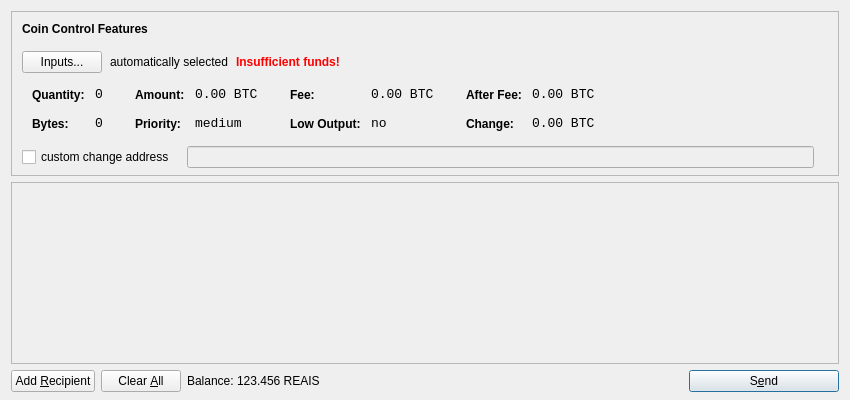
<?xml version="1.0" encoding="UTF-8"?>
<ui version="4.0">
 <class>SendCoinsDialog</class>
 <widget class="QDialog" name="SendCoinsDialog">
  <property name="geometry">
   <rect>
    <x>0</x>
    <y>0</y>
    <width>850</width>
    <height>400</height>
   </rect>
  </property>
  <property name="windowTitle">
   <string>Send Coins</string>
  </property>
  <layout class="QVBoxLayout" name="verticalLayout" stretch="0,1,0">
   <property name="bottomMargin">
    <number>8</number>
   </property>
   <item>
    <widget class="QFrame" name="frameCoinControl">
     <property name="sizePolicy">
      <sizepolicy hsizetype="Expanding" vsizetype="Expanding">
       <horstretch>0</horstretch>
       <verstretch>0</verstretch>
      </sizepolicy>
     </property>
     <property name="maximumSize">
      <size>
       <width>16777215</width>
       <height>16777215</height>
      </size>
     </property>
     <property name="frameShape">
      <enum>QFrame::StyledPanel</enum>
     </property>
     <property name="frameShadow">
      <enum>QFrame::Sunken</enum>
     </property>
     <layout class="QVBoxLayout" name="verticalLayoutCoinControl2">
      <property name="spacing">
       <number>-1</number>
      </property>
      <property name="leftMargin">
       <number>0</number>
      </property>
      <property name="topMargin">
       <number>0</number>
      </property>
      <property name="rightMargin">
       <number>0</number>
      </property>
      <property name="bottomMargin">
       <number>6</number>
      </property>
      <item>
       <layout class="QVBoxLayout" name="verticalLayoutCoinControl" stretch="0,0,0,0,1">
        <property name="spacing">
         <number>0</number>
        </property>
        <property name="leftMargin">
         <number>10</number>
        </property>
        <property name="topMargin">
         <number>10</number>
        </property>
        <item>
         <layout class="QHBoxLayout" name="horizontalLayoutCoinControl1">
          <property name="bottomMargin">
           <number>15</number>
          </property>
          <item>
           <widget class="QLabel" name="labelCoinControlFeatures">
            <property name="sizePolicy">
             <sizepolicy hsizetype="Preferred" vsizetype="Maximum">
              <horstretch>0</horstretch>
              <verstretch>0</verstretch>
             </sizepolicy>
            </property>
            <property name="font">
             <font>
              <weight>75</weight>
              <bold>true</bold>
             </font>
            </property>
            <property name="styleSheet">
             <string notr="true">font-weight:bold;</string>
            </property>
            <property name="text">
             <string>Coin Control Features</string>
            </property>
           </widget>
          </item>
         </layout>
        </item>
        <item>
         <layout class="QHBoxLayout" name="horizontalLayoutCoinControl2" stretch="0,0,0,0">
          <property name="spacing">
           <number>8</number>
          </property>
          <property name="bottomMargin">
           <number>10</number>
          </property>
          <item>
           <widget class="QPushButton" name="pushButtonCoinControl">
            <property name="styleSheet">
             <string notr="true"/>
            </property>
            <property name="text">
             <string>Inputs...</string>
            </property>
           </widget>
          </item>
          <item>
           <widget class="QLabel" name="labelCoinControlAutomaticallySelected">
            <property name="text">
             <string>automatically selected</string>
            </property>
            <property name="margin">
             <number>5</number>
            </property>
           </widget>
          </item>
          <item>
           <widget class="QLabel" name="labelCoinControlInsuffFunds">
            <property name="font">
             <font>
              <weight>75</weight>
              <bold>true</bold>
             </font>
            </property>
            <property name="styleSheet">
             <string notr="true">color:red;font-weight:bold;</string>
            </property>
            <property name="text">
             <string>Insufficient funds!</string>
            </property>
            <property name="margin">
             <number>5</number>
            </property>
           </widget>
          </item>
          <item>
           <spacer name="horizontalSpacerCoinControl">
            <property name="orientation">
             <enum>Qt::Horizontal</enum>
            </property>
            <property name="sizeHint" stdset="0">
             <size>
              <width>40</width>
              <height>1</height>
             </size>
            </property>
           </spacer>
          </item>
         </layout>
        </item>
        <item>
         <widget class="QWidget" name="widgetCoinControl" native="true">
          <property name="sizePolicy">
           <sizepolicy hsizetype="Preferred" vsizetype="Preferred">
            <horstretch>0</horstretch>
            <verstretch>0</verstretch>
           </sizepolicy>
          </property>
          <property name="minimumSize">
           <size>
            <width>0</width>
            <height>0</height>
           </size>
          </property>
          <property name="styleSheet">
           <string notr="true"/>
          </property>
          <layout class="QHBoxLayout" name="horizontalLayoutCoinControl5">
           <property name="margin">
            <number>0</number>
           </property>
           <item>
            <layout class="QHBoxLayout" name="horizontalLayoutCoinControl3" stretch="0,0,0,1">
             <property name="spacing">
              <number>20</number>
             </property>
             <property name="topMargin">
              <number>0</number>
             </property>
             <property name="bottomMargin">
              <number>10</number>
             </property>
             <item>
              <layout class="QFormLayout" name="formLayoutCoinControl1">
               <property name="horizontalSpacing">
                <number>10</number>
               </property>
               <property name="verticalSpacing">
                <number>14</number>
               </property>
               <property name="leftMargin">
                <number>10</number>
               </property>
               <property name="topMargin">
                <number>4</number>
               </property>
               <property name="rightMargin">
                <number>6</number>
               </property>
               <item row="0" column="0">
                <widget class="QLabel" name="labelCoinControlQuantityText">
                 <property name="styleSheet">
                  <string notr="true">font-weight:bold;</string>
                 </property>
                 <property name="text">
                  <string>Quantity:</string>
                 </property>
                 <property name="margin">
                  <number>0</number>
                 </property>
                </widget>
               </item>
               <item row="0" column="1">
                <widget class="QLabel" name="labelCoinControlQuantity">
                 <property name="font">
                  <font>
                   <family>Monospace</family>
                   <pointsize>10</pointsize>
                  </font>
                 </property>
                 <property name="cursor">
                  <cursorShape>IBeamCursor</cursorShape>
                 </property>
                 <property name="contextMenuPolicy">
                  <enum>Qt::ActionsContextMenu</enum>
                 </property>
                 <property name="text">
                  <string notr="true">0</string>
                 </property>
                 <property name="margin">
                  <number>0</number>
                 </property>
                 <property name="textInteractionFlags">
                  <set>Qt::LinksAccessibleByMouse|Qt::TextSelectableByKeyboard|Qt::TextSelectableByMouse</set>
                 </property>
                </widget>
               </item>
               <item row="1" column="0">
                <widget class="QLabel" name="labelCoinControlBytesText">
                 <property name="styleSheet">
                  <string notr="true">font-weight:bold;</string>
                 </property>
                 <property name="text">
                  <string>Bytes:</string>
                 </property>
                </widget>
               </item>
               <item row="1" column="1">
                <widget class="QLabel" name="labelCoinControlBytes">
                 <property name="font">
                  <font>
                   <family>Monospace</family>
                   <pointsize>10</pointsize>
                  </font>
                 </property>
                 <property name="cursor">
                  <cursorShape>IBeamCursor</cursorShape>
                 </property>
                 <property name="contextMenuPolicy">
                  <enum>Qt::ActionsContextMenu</enum>
                 </property>
                 <property name="text">
                  <string notr="true">0</string>
                 </property>
                 <property name="textInteractionFlags">
                  <set>Qt::LinksAccessibleByMouse|Qt::TextSelectableByKeyboard|Qt::TextSelectableByMouse</set>
                 </property>
                </widget>
               </item>
              </layout>
             </item>
             <item>
              <layout class="QFormLayout" name="formLayoutCoinControl2">
               <property name="horizontalSpacing">
                <number>10</number>
               </property>
               <property name="verticalSpacing">
                <number>14</number>
               </property>
               <property name="leftMargin">
                <number>6</number>
               </property>
               <property name="topMargin">
                <number>4</number>
               </property>
               <property name="rightMargin">
                <number>6</number>
               </property>
               <item row="0" column="0">
                <widget class="QLabel" name="labelCoinControlAmountText">
                 <property name="styleSheet">
                  <string notr="true">font-weight:bold;</string>
                 </property>
                 <property name="text">
                  <string>Amount:</string>
                 </property>
                 <property name="margin">
                  <number>0</number>
                 </property>
                </widget>
               </item>
               <item row="0" column="1">
                <widget class="QLabel" name="labelCoinControlAmount">
                 <property name="font">
                  <font>
                   <family>Monospace</family>
                   <pointsize>10</pointsize>
                  </font>
                 </property>
                 <property name="cursor">
                  <cursorShape>IBeamCursor</cursorShape>
                 </property>
                 <property name="contextMenuPolicy">
                  <enum>Qt::ActionsContextMenu</enum>
                 </property>
                 <property name="text">
                  <string notr="true">0.00 BTC</string>
                 </property>
                 <property name="textInteractionFlags">
                  <set>Qt::LinksAccessibleByMouse|Qt::TextSelectableByKeyboard|Qt::TextSelectableByMouse</set>
                 </property>
                </widget>
               </item>
               <item row="1" column="0">
                <widget class="QLabel" name="labelCoinControlPriorityText">
                 <property name="styleSheet">
                  <string notr="true">font-weight:bold;</string>
                 </property>
                 <property name="text">
                  <string>Priority:</string>
                 </property>
                </widget>
               </item>
               <item row="1" column="1">
                <widget class="QLabel" name="labelCoinControlPriority">
                 <property name="font">
                  <font>
                   <family>Monospace</family>
                   <pointsize>10</pointsize>
                  </font>
                 </property>
                 <property name="cursor">
                  <cursorShape>IBeamCursor</cursorShape>
                 </property>
                 <property name="contextMenuPolicy">
                  <enum>Qt::ActionsContextMenu</enum>
                 </property>
                 <property name="text">
                  <string>medium</string>
                 </property>
                 <property name="textInteractionFlags">
                  <set>Qt::LinksAccessibleByMouse|Qt::TextSelectableByKeyboard|Qt::TextSelectableByMouse</set>
                 </property>
                </widget>
               </item>
              </layout>
             </item>
             <item>
              <layout class="QFormLayout" name="formLayoutCoinControl3">
               <property name="horizontalSpacing">
                <number>10</number>
               </property>
               <property name="verticalSpacing">
                <number>14</number>
               </property>
               <property name="leftMargin">
                <number>6</number>
               </property>
               <property name="topMargin">
                <number>4</number>
               </property>
               <property name="rightMargin">
                <number>6</number>
               </property>
               <item row="0" column="0">
                <widget class="QLabel" name="labelCoinControlFeeText">
                 <property name="styleSheet">
                  <string notr="true">font-weight:bold;</string>
                 </property>
                 <property name="text">
                  <string>Fee:</string>
                 </property>
                 <property name="margin">
                  <number>0</number>
                 </property>
                </widget>
               </item>
               <item row="0" column="1">
                <widget class="QLabel" name="labelCoinControlFee">
                 <property name="font">
                  <font>
                   <family>Monospace</family>
                   <pointsize>10</pointsize>
                  </font>
                 </property>
                 <property name="cursor">
                  <cursorShape>IBeamCursor</cursorShape>
                 </property>
                 <property name="contextMenuPolicy">
                  <enum>Qt::ActionsContextMenu</enum>
                 </property>
                 <property name="text">
                  <string notr="true">0.00 BTC</string>
                 </property>
                 <property name="textInteractionFlags">
                  <set>Qt::LinksAccessibleByMouse|Qt::TextSelectableByKeyboard|Qt::TextSelectableByMouse</set>
                 </property>
                </widget>
               </item>
               <item row="1" column="0">
                <widget class="QLabel" name="labelCoinControlLowOutputText">
                 <property name="styleSheet">
                  <string notr="true">font-weight:bold;</string>
                 </property>
                 <property name="text">
                  <string>Low Output:</string>
                 </property>
                </widget>
               </item>
               <item row="1" column="1">
                <widget class="QLabel" name="labelCoinControlLowOutput">
                 <property name="font">
                  <font>
                   <family>Monospace</family>
                   <pointsize>10</pointsize>
                  </font>
                 </property>
                 <property name="cursor">
                  <cursorShape>IBeamCursor</cursorShape>
                 </property>
                 <property name="contextMenuPolicy">
                  <enum>Qt::ActionsContextMenu</enum>
                 </property>
                 <property name="text">
                  <string>no</string>
                 </property>
                 <property name="textInteractionFlags">
                  <set>Qt::LinksAccessibleByMouse|Qt::TextSelectableByKeyboard|Qt::TextSelectableByMouse</set>
                 </property>
                </widget>
               </item>
              </layout>
             </item>
             <item>
              <layout class="QFormLayout" name="formLayoutCoinControl4">
               <property name="horizontalSpacing">
                <number>10</number>
               </property>
               <property name="verticalSpacing">
                <number>14</number>
               </property>
               <property name="leftMargin">
                <number>6</number>
               </property>
               <property name="topMargin">
                <number>4</number>
               </property>
               <property name="rightMargin">
                <number>6</number>
               </property>
               <item row="0" column="0">
                <widget class="QLabel" name="labelCoinControlAfterFeeText">
                 <property name="styleSheet">
                  <string notr="true">font-weight:bold;</string>
                 </property>
                 <property name="text">
                  <string>After Fee:</string>
                 </property>
                 <property name="margin">
                  <number>0</number>
                 </property>
                </widget>
               </item>
               <item row="0" column="1">
                <widget class="QLabel" name="labelCoinControlAfterFee">
                 <property name="font">
                  <font>
                   <family>Monospace</family>
                   <pointsize>10</pointsize>
                  </font>
                 </property>
                 <property name="cursor">
                  <cursorShape>IBeamCursor</cursorShape>
                 </property>
                 <property name="contextMenuPolicy">
                  <enum>Qt::ActionsContextMenu</enum>
                 </property>
                 <property name="text">
                  <string notr="true">0.00 BTC</string>
                 </property>
                 <property name="textInteractionFlags">
                  <set>Qt::LinksAccessibleByMouse|Qt::TextSelectableByKeyboard|Qt::TextSelectableByMouse</set>
                 </property>
                </widget>
               </item>
               <item row="1" column="0">
                <widget class="QLabel" name="labelCoinControlChangeText">
                 <property name="styleSheet">
                  <string notr="true">font-weight:bold;</string>
                 </property>
                 <property name="text">
                  <string>Change:</string>
                 </property>
                </widget>
               </item>
               <item row="1" column="1">
                <widget class="QLabel" name="labelCoinControlChange">
                 <property name="font">
                  <font>
                   <family>Monospace</family>
                   <pointsize>10</pointsize>
                  </font>
                 </property>
                 <property name="cursor">
                  <cursorShape>IBeamCursor</cursorShape>
                 </property>
                 <property name="contextMenuPolicy">
                  <enum>Qt::ActionsContextMenu</enum>
                 </property>
                 <property name="text">
                  <string notr="true">0.00 BTC</string>
                 </property>
                 <property name="textInteractionFlags">
                  <set>Qt::LinksAccessibleByMouse|Qt::TextSelectableByKeyboard|Qt::TextSelectableByMouse</set>
                 </property>
                </widget>
               </item>
              </layout>
             </item>
            </layout>
           </item>
          </layout>
         </widget>
        </item>
        <item>
         <layout class="QHBoxLayout" name="horizontalLayoutCoinControl4" stretch="0,0,0">
          <property name="spacing">
           <number>12</number>
          </property>
          <property name="sizeConstraint">
           <enum>QLayout::SetDefaultConstraint</enum>
          </property>
          <property name="topMargin">
           <number>5</number>
          </property>
          <property name="rightMargin">
           <number>5</number>
          </property>
          <item>
           <widget class="QCheckBox" name="checkBoxCoinControlChange">
            <property name="text">
             <string>custom change address</string>
            </property>
           </widget>
          </item>
          <item>
           <widget class="QLineEdit" name="lineEditCoinControlChange">
            <property name="enabled">
             <bool>false</bool>
            </property>
            <property name="sizePolicy">
             <sizepolicy hsizetype="Expanding" vsizetype="Fixed">
              <horstretch>0</horstretch>
              <verstretch>0</verstretch>
             </sizepolicy>
            </property>
           </widget>
          </item>
          <item>
           <widget class="QLabel" name="labelCoinControlChangeLabel">
            <property name="sizePolicy">
             <sizepolicy hsizetype="Preferred" vsizetype="Expanding">
              <horstretch>0</horstretch>
              <verstretch>0</verstretch>
             </sizepolicy>
            </property>
            <property name="minimumSize">
             <size>
              <width>0</width>
              <height>0</height>
             </size>
            </property>
            <property name="text">
             <string/>
            </property>
            <property name="margin">
             <number>3</number>
            </property>
           </widget>
          </item>
         </layout>
        </item>
        <item>
         <spacer name="verticalSpacerCoinControl">
          <property name="orientation">
           <enum>Qt::Vertical</enum>
          </property>
          <property name="sizeHint" stdset="0">
           <size>
            <width>800</width>
            <height>1</height>
           </size>
          </property>
         </spacer>
        </item>
       </layout>
      </item>
     </layout>
    </widget>
   </item>
   <item>
    <widget class="QScrollArea" name="scrollArea">
     <property name="widgetResizable">
      <bool>true</bool>
     </property>
     <widget class="QWidget" name="scrollAreaWidgetContents">
      <property name="geometry">
       <rect>
        <x>0</x>
        <y>0</y>
        <width>830</width>
        <height>165</height>
       </rect>
      </property>
      <layout class="QVBoxLayout" name="verticalLayout_2">
       <property name="margin">
        <number>0</number>
       </property>
       <item>
        <layout class="QVBoxLayout" name="entries">
         <property name="spacing">
          <number>6</number>
         </property>
        </layout>
       </item>
       <item>
        <spacer name="verticalSpacer">
         <property name="orientation">
          <enum>Qt::Vertical</enum>
         </property>
         <property name="sizeHint" stdset="0">
          <size>
           <width>20</width>
           <height>40</height>
          </size>
         </property>
        </spacer>
       </item>
      </layout>
     </widget>
    </widget>
   </item>
   <item>
    <layout class="QHBoxLayout" name="horizontalLayout">
     <item>
      <widget class="QPushButton" name="addButton">
       <property name="toolTip">
        <string>Send to multiple recipients at once</string>
       </property>
       <property name="text">
        <string>Add &amp;Recipient</string>
       </property>
       <property name="icon">
        <iconset resource="../bitcoin.qrc">
         <normaloff>:/icons/add</normaloff>:/icons/add</iconset>
       </property>
       <property name="autoDefault">
        <bool>false</bool>
       </property>
      </widget>
     </item>
     <item>
      <widget class="QPushButton" name="clearButton">
       <property name="sizePolicy">
        <sizepolicy hsizetype="Minimum" vsizetype="Fixed">
         <horstretch>0</horstretch>
         <verstretch>0</verstretch>
        </sizepolicy>
       </property>
       <property name="toolTip">
        <string>Remove all transaction fields</string>
       </property>
       <property name="text">
        <string>Clear &amp;All</string>
       </property>
       <property name="icon">
        <iconset resource="../bitcoin.qrc">
         <normaloff>:/icons/remove</normaloff>:/icons/remove</iconset>
       </property>
       <property name="autoRepeatDelay">
        <number>300</number>
       </property>
       <property name="autoDefault">
        <bool>false</bool>
       </property>
      </widget>
     </item>
     <item>
      <layout class="QHBoxLayout" name="horizontalLayout_2">
       <property name="spacing">
        <number>3</number>
       </property>
       <item>
        <widget class="QLabel" name="label">
         <property name="text">
          <string>Balance:</string>
         </property>
        </widget>
       </item>
       <item>
        <widget class="QLabel" name="labelBalance">
         <property name="cursor">
          <cursorShape>IBeamCursor</cursorShape>
         </property>
         <property name="text">
          <string>123.456 REAIS</string>
         </property>
         <property name="textInteractionFlags">
          <set>Qt::LinksAccessibleByMouse|Qt::TextSelectableByKeyboard|Qt::TextSelectableByMouse</set>
         </property>
        </widget>
       </item>
      </layout>
     </item>
     <item>
      <spacer name="horizontalSpacer">
       <property name="orientation">
        <enum>Qt::Horizontal</enum>
       </property>
       <property name="sizeHint" stdset="0">
        <size>
         <width>40</width>
         <height>20</height>
        </size>
       </property>
      </spacer>
     </item>
     <item>
      <widget class="QPushButton" name="sendButton">
       <property name="minimumSize">
        <size>
         <width>150</width>
         <height>0</height>
        </size>
       </property>
       <property name="toolTip">
        <string>Confirm the send action</string>
       </property>
       <property name="text">
        <string>S&amp;end</string>
       </property>
       <property name="icon">
        <iconset resource="../bitcoin.qrc">
         <normaloff>:/icons/send</normaloff>:/icons/send</iconset>
       </property>
       <property name="default">
        <bool>true</bool>
       </property>
      </widget>
     </item>
    </layout>
   </item>
  </layout>
 </widget>
 <resources>
  <include location="../bitcoin.qrc"/>
 </resources>
 <connections/>
</ui>
